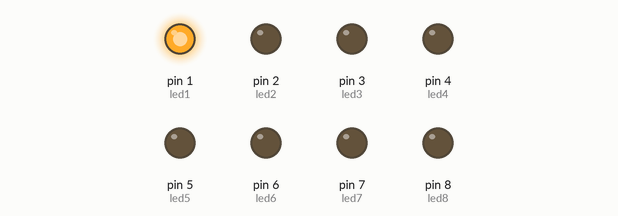
Simulated run of this sketch. Board: Arduino Uno, built with avr-gcc and run on an emulated ATmega328P. On the bench: output pins drawn as LEDs (lit = HIGH).

Above: at 0.05 s.
At 0.45 s:
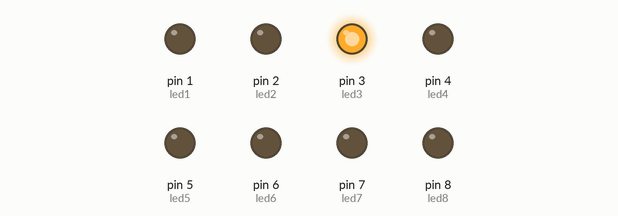
At 0.85 s:
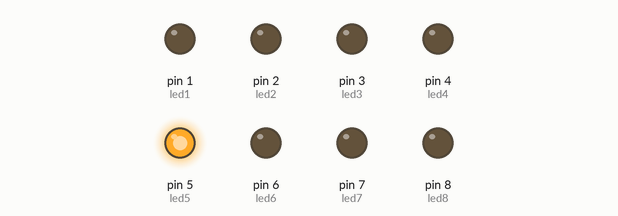
At 1.85 s:
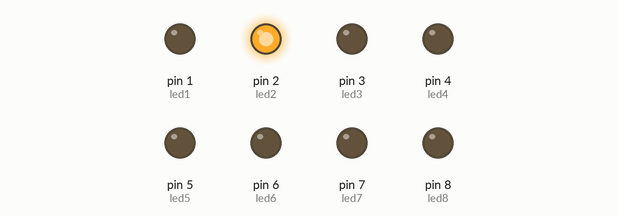
At 2.65 s:
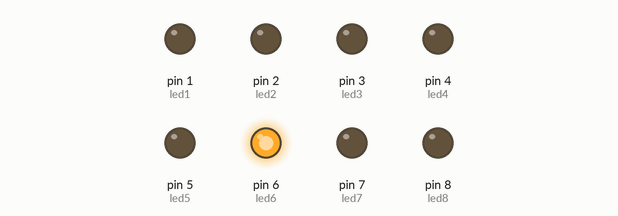
At 3.55 s:
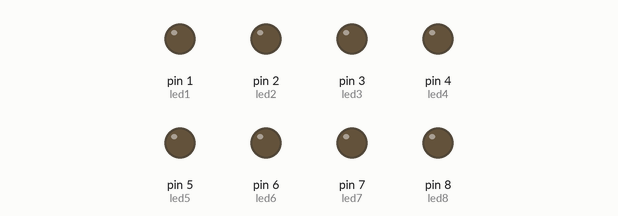
Timing chart, 0 to 3.9 s (numbered marks = the images above):
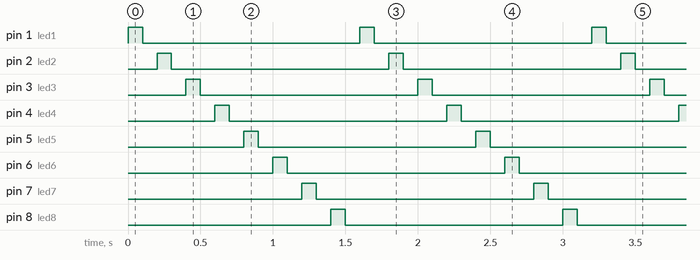

The sketch:

multiple_led_blinking.ino
```cpp
int led1 = 1;
int led2 = 2;
int led3 = 3;
int led4 = 4;
int led5 = 5;
int led6 = 6;
int led7 = 7;
int led8 = 8;

void setup() {
  pinMode(led1, OUTPUT);
  pinMode(led2, OUTPUT);
  pinMode(led3, OUTPUT);
  pinMode(led4, OUTPUT);
  pinMode(led5, OUTPUT);
  pinMode(led6, OUTPUT);
  pinMode(led7, OUTPUT);
  pinMode(led8, OUTPUT);
}

void loop() {
  digitalWrite(led1, HIGH); delay(100);
  digitalWrite(led1, LOW); delay(100);
  digitalWrite(led2, HIGH); delay(100);
  digitalWrite(led2, LOW); delay(100);
  digitalWrite(led3, HIGH); delay(100);
  digitalWrite(led3, LOW); delay(100);
  digitalWrite(led4, HIGH); delay(100);
  digitalWrite(led4, LOW); delay(100);
  digitalWrite(led5, HIGH); delay(100);
  digitalWrite(led5, LOW); delay(100);
  digitalWrite(led6, HIGH); delay(100);
  digitalWrite(led6, LOW); delay(100);
  digitalWrite(led7, HIGH); delay(100);
  digitalWrite(led7, LOW); delay(100);
  digitalWrite(led8, HIGH); delay(100);
  digitalWrite(led8, LOW); delay(100);
}
```

Measured:
- by itself, pin 1 (led1), pin 2 (led2), pin 3 (led3), pin 4 (led4), pin 5 (led5), pin 6 (led6), pin 7 (led7), pin 8 (led8): alternates HIGH for 0.10 s and LOW for 1.5 s
- by itself, everything shown: repeats every 1.6 s, in 16 steps
